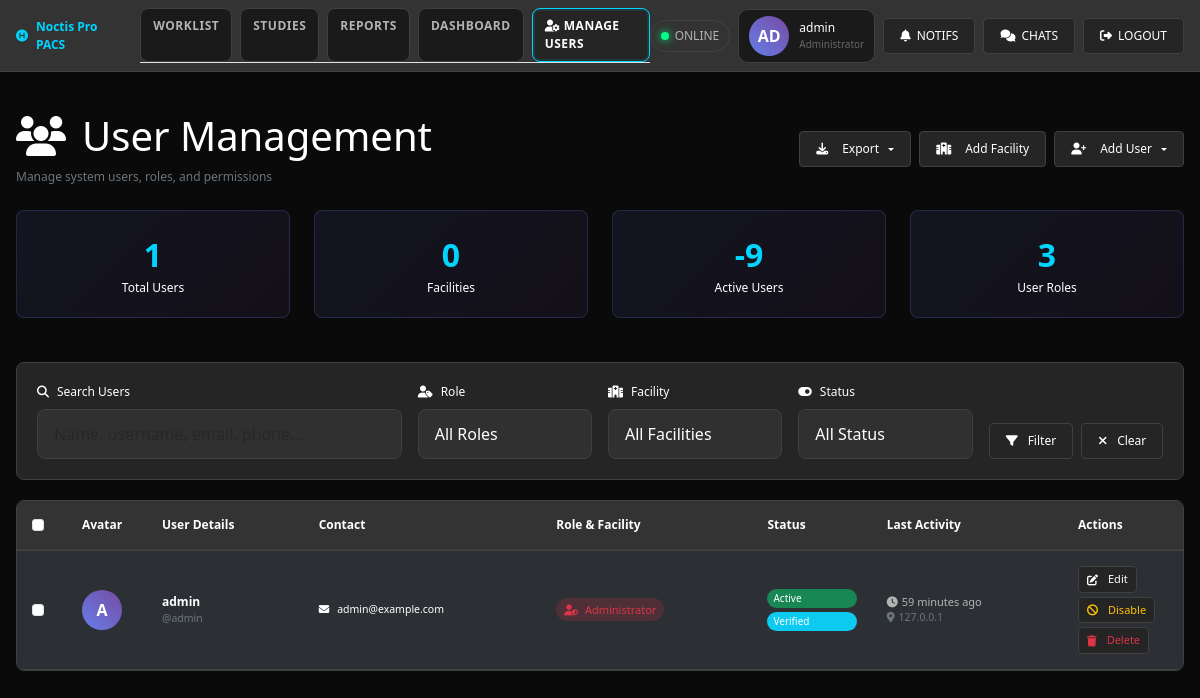
Page /admin-panel/users/ (signed in) on the committed database.
### accounts/models.py (models this page shows, shortened)
class User(AbstractUser):
    USER_ROLES = (
        ('admin', 'Administrator'),
        ('radiologist', 'Radiologist'),
        ('facility', 'Facility User'),
    )
    role = models.CharField(max_length=20, choices=USER_ROLES, default='facility')
    facility = models.ForeignKey(Facility, on_delete=models.CASCADE, null=True, blank=True)
    phone = models.CharField(max_length=20, blank=True)
    license_number = models.CharField(max_length=100, blank=True)
    specialization = models.CharField(max_length=100, blank=True)
    is_verified = models.BooleanField(default=False)
    last_login_ip = models.GenericIPAddressField(null=True, blank=True)
    created_at = models.DateTimeField(auto_now_add=True)
    updated_at = models.DateTimeField(auto_now=True)
    def is_admin(self):
        return self.role == 'admin'

### admin_panel/views.py (the view, shortened to what this page needs)
# urls.py: path('users/', views.user_management, name='user_management'),
@login_required
@user_passes_test(is_admin)
def user_management(request):
    users = User.objects.select_related('facility').all()
    search_query = request.GET.get('search', '')
    role_filter = request.GET.get('role', '')
    if role_filter:
        users = users.filter(role=role_filter)
    facility_filter = request.GET.get('facility', '')
    if facility_filter:
        users = users.filter(facility_id=facility_filter)
    status_filter = request.GET.get('status', '')
    if status_filter == 'active':
        users = users.filter(is_active=True)
    elif status_filter == 'inactive':
        users = users.filter(is_active=False)
    elif status_filter == 'verified':
        users = users.filter(is_verified=True)
    elif status_filter == 'unverified':
        users = users.filter(is_verified=False)
    export_format = request.GET.get('export', '')
    if export_format:
        return export_users(users, export_format)
    paginator = Paginator(users, 20)
    page_number = request.GET.get('page')
    users_page = paginator.get_page(page_number)
    facilities = Facility.objects.filter(is_active=True)
    context = {
        'users': users_page,
        'facilities': facilities,
        'search_query': search_query,
        'role_filter': role_filter,
        'facility_filter': facility_filter,
        'user_roles': User.USER_ROLES,
    }
    return render(request, 'admin_panel/user_management.html', context)

### admin_panel/views.py (called while the page is built)
def is_admin(user):
    return user.is_authenticated and user.is_admin()

### templates/admin_panel/user_management.html (shortened to what this page needs)
{% load static %}
<!DOCTYPE html>
<html lang="en">
<head>
    <link href="https://cdn.jsdelivr.net/npm/bootstrap@5.3.0/dist/css/bootstrap.min.css" rel="stylesheet">
    <link href="https://cdnjs.cloudflare.com/ajax/libs/font-awesome/6.4.0/css/all.min.css" rel="stylesheet">
</head>
<body>
    <div class="dashboard-container">
        <nav class="top-navbar">
            <div class="nav-left">
                <div class="logo">
                    <i class="fas fa-hospital-symbol"></i>
                    Noctis Pro PACS
                </div>
                <div class="nav-tabs">
                    <div class="nav-tab" onclick="window.location.href='{% url 'worklist:dashboard' %}'">WORKLIST</div>
                    <div class="nav-tab" onclick="window.location.href='{% url 'worklist:study_list' %}'">STUDIES</div>
                    <div class="nav-tab" onclick="window.location.href='{% url 'reports:report_list' %}'">REPORTS</div>
                    {% if user.is_authenticated and user.role == 'admin' %}
                    <div class="nav-tab" onclick="window.location.href='{% url 'admin_panel:dashboard' %}'">DASHBOARD</div>
                    <div class="nav-tab active" onclick="window.location.href='{% url 'admin_panel:user_management' %}'"><i class="fas fa-user-cog"></i> MANAGE USERS</div>
                    {% endif %}
                </div>
            </div>
            <div class="nav-right">
                <div class="status-indicator">
                    <div class="status-dot"></div>
                    <span>ONLINE</span>
                </div>
                <div class="user-info">
                    <div class="user-avatar">{{ user.get_full_name|default:user.username|slice:":2"|upper }}</div>
                    <div>
                        <div>{{ user.get_full_name|default:user.username }}</div>
                        <div style="color: var(--text-muted); font-size: 10px;">{% if user.role == 'admin' %}Administrator{% elif user.role == 'radiologist' %}Radiologist{% else %}Facility User{% endif %}</div>
                    </div>
                </div>
                <button type="button" class="btn-control" onclick="window.location.href='{% url 'notifications:notification_list' %}'"   title="Notifications">
                    <i class="fas fa-bell"></i> NOTIFS <span id="notifBadge" style="display:none">0</span>
                </button>
                <button type="button" class="btn-control" onclick="window.location.href='{% url 'chat:chat_rooms' %}'"   title="Chats">
                    <i class="fas fa-comments"></i> CHATS
                </button>
                {% if user.is_authenticated %}
                <button type="button" class="btn-control" onclick="window.location.href='{% url 'accounts:logout' %}'"   title="Logout">
                    <i class="fas fa-sign-out-alt"></i> LOGOUT
                </button>
                {% endif %}
            </div>
        </nav>
        <div class="main-content">
<div class="py-4">
    <div class="row mb-4">
        <div class="col-12">
            <div class="d-flex justify-content-between align-items-center flex-wrap">
                <div>
                    <h1 class="text-white mb-2">
                        <i class="fas fa-users me-3"></i>User Management
                    </h1>
                    <p class="text-secondary mb-0">Manage system users, roles, and permissions</p>
                </div>
                <div class="d-flex gap-2 flex-wrap">
                    <div class="export-dropdown">
                        <button type="button" class="btn-control dropdown-toggle" data-bs-toggle="dropdown">
                            <i class="fas fa-download me-2"></i>Export
                        </button>
                    </div>
                    <a href="{% url 'admin_panel:facility_create' %}" class="btn-control">
                        <i class="fas fa-hospital me-2"></i>Add Facility
                    </a>
                    <div class="btn-group">
                        <button type="button" class="btn-control dropdown-toggle" data-bs-toggle="dropdown" aria-expanded="false" id="addUserDropdown">
                            <i class="fas fa-user-plus me-2"></i>Add User
                        </button>
                    </div>
                </div>
            </div>
        </div>
    </div>
    <div class="row mb-4">
        <div class="col-md-3">
            <div class="stats-card text-center">
                <div class="stats-number">{{ users.paginator.count }}</div>
                <div class="text-white">Total Users</div>
            </div>
        </div>
        <div class="col-md-3">
            <div class="stats-card text-center">
                <div class="stats-number">{{ facilities.count }}</div>
                <div class="text-white">Facilities</div>
            </div>
        </div>
        <div class="col-md-3">
            <div class="stats-card text-center">
                <div class="stats-number">{{ users.paginator.count|add:"-10" }}</div>
                <div class="text-white">Active Users</div>
            </div>
        </div>
        <div class="col-md-3">
            <div class="stats-card text-center">
                <div class="stats-number">3</div>
                <div class="text-white">User Roles</div>
            </div>
        </div>
    </div>
    <div class="filter-card">
        <form method="get" class="row g-3" id="filterForm">
            <div class="col-md-4">
                <label for="search" class="form-label text-white">
                    <i class="fas fa-search me-2"></i>Search Users
                </label>
                <div class="position-relative">
                    <input type="text" class="form-control form-control-medical" id="search" name="search"
                           value="{{ search_query }}" placeholder="Name, username, email, phone..."
                           autocomplete="off">
                </div>
            </div>
            <div class="col-md-2">
                <label for="role" class="form-label text-white">
                    <i class="fas fa-user-tag me-2"></i>Role
                </label>
                <select class="form-select form-control-medical" id="role" name="role">
                    <option value="">All Roles</option>
                </select>
            </div>
            <div class="col-md-2">
                <label for="facility" class="form-label text-white">
                    <i class="fas fa-hospital me-2"></i>Facility
                </label>
                <select class="form-select form-control-medical" id="facility" name="facility">
                    <option value="">All Facilities</option>
                </select>
            </div>
            <div class="col-md-2">
                <label for="status" class="form-label text-white">
                    <i class="fas fa-toggle-on me-2"></i>Status
                </label>
                <select class="form-select form-control-medical" id="status" name="status">
                    <option value="">All Status</option>
                </select>
            </div>
            <div class="col-md-2 d-flex align-items-end">
                <div class="d-flex gap-2 w-100">
                    <button type="submit" class="btn-control flex-fill">
                        <i class="fas fa-filter me-1"></i>Filter
                    </button>
                    <a href="{% url 'admin_panel:user_management' %}" class="btn-control">
                        <i class="fas fa-times me-1"></i>Clear
                    </a>
                </div>
            </div>
        </form>
    </div>
    <div class="user-table">
        <table class="table table-dark table-striped mb-0">
            <thead>
                <tr>
                    <th width="50">
                        <input type="checkbox" class="form-check-input" id="selectAll">
                    </th>
                    <th width="80">Avatar</th>
                    <th>User Details</th>
                    <th>Contact</th>
                    <th>Role & Facility</th>
                    <th>Status</th>
                    <th>Last Activity</th>
                    <th width="120">Actions</th>
                </tr>
            </thead>
            <tbody>
                {% for user in users %}
                <tr>
                    <td>
                        <input type="checkbox" class="form-check-input user-checkbox" value="{{ user.id }}">
                    </td>
                    <td>
                        <div class="user-avatar">
                            {{ user.first_name|first|default:user.username|first|upper }}{{ user.last_name|first|upper }}
                        </div>
                    </td>
                    <td>
                        <div>
                            {% if not user.first_name and not user.last_name %}
                                <strong class="text-white">{{ user.username }}</strong>
                            {% endif %}
                        </div>
                        <div class="small text-secondary">@{{ user.username }}</div>
                    </td>
                    <td>
                        <div class="small text-white">
                            <i class="fas fa-envelope me-2"></i>{{ user.email|default:"No email" }}
                        </div>
                    </td>
                    <td>
                        <span class="role-badge role-{{ user.role }}">
                            {% if user.role == 'admin' %}
                                <i class="fas fa-user-shield me-1"></i>
                            {% elif user.role == 'radiologist' %}
                                <i class="fas fa-user-md me-1"></i>
                            {% else %}
                                <i class="fas fa-user me-1"></i>
                            {% endif %}
                            {{ user.get_role_display }}
                        </span>
                    </td>
                    <td>
                        <div class="d-flex flex-column gap-1">
                            <span class="user-status-badge {% if user.is_active %}bg-success{% else %}bg-danger{% endif %}">
                                {% if user.is_active %}Active{% else %}Inactive{% endif %}
                            </span>
                            <span class="user-status-badge {% if user.is_verified %}bg-info{% else %}bg-warning{% endif %}">
                                {% if user.is_verified %}Verified{% else %}Pending{% endif %}
                            </span>
                        </div>
                    </td>
                    <td>
                        {% if user.last_login %}
                            <div class="last-login">
                                <i class="fas fa-clock me-1"></i>{{ user.last_login|timesince }} ago
                            </div>
                            {% if user.last_login_ip %}
                                <div class="small text-secondary">
                                    <i class="fas fa-map-marker-alt me-1"></i>{{ user.last_login_ip }}
                                </div>
                            {% endif %}
                        {% else %}
                            <span class="text-secondary small">Never</span>
                        {% endif %}
                    </td>
                    <td>
                        <div class="btn-group-vertical" role="group">
                            <a href="{% url 'admin_panel:user_edit' user.id %}" class="btn-control btn-sm mb-1">
                                <i class="fas fa-edit me-1"></i>Edit
                            </a>
                            {% if user.is_active %}
                                <button type="button" class="btn-control btn-sm text-warning mb-1" onclick="toggleUserStatus({{ user.id }}, false)"  >
                                    <i class="fas fa-ban me-1"></i>Disable
                                </button>
                            {% else %}
                                <button type="button" class="btn-control btn-sm text-success mb-1" onclick="toggleUserStatus({{ user.id }}, true)"  >
                                    <i class="fas fa-check me-1"></i>Enable
                                </button>
                            {% endif %}
                            <button type="button" class="btn-control btn-sm text-danger" onclick="deleteUser({{ user.id }}, '{{ user.username|escapejs }}')"  >
                                <i class="fas fa-trash me-1"></i>Delete
                            </button>
                        </div>
                    </td>
                </tr>
                {% endfor %}
            </tbody>
        </table>
    </div>
</div>
        </div>
    </div>
</body>
</html>

### rows in the picture
User: get_full_name "AD", get_full_name "admin", first_name|first "A", username "admin", email "admin@example.com", role "Administrator", is_active "Active", is_verified "Verified", last_login "59 minutes", last_login_ip "127.0.0.1"

### other values in the picture
{{ users.paginator.count }} "1"
{{ facilities.count }} "0"
{{ users.paginator.count|add:"-10" }} "-9"
